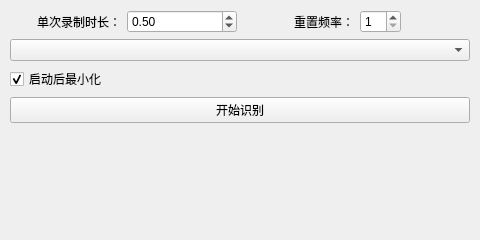
<?xml version="1.0" encoding="UTF-8"?>
<ui version="4.0">
 <class>Main</class>
 <widget class="MyWidget" name="Main">
  <property name="geometry">
   <rect>
    <x>0</x>
    <y>0</y>
    <width>480</width>
    <height>240</height>
   </rect>
  </property>
  <property name="sizePolicy">
   <sizepolicy hsizetype="Fixed" vsizetype="Fixed">
    <horstretch>0</horstretch>
    <verstretch>0</verstretch>
   </sizepolicy>
  </property>
  <property name="minimumSize">
   <size>
    <width>480</width>
    <height>240</height>
   </size>
  </property>
  <property name="contextMenuPolicy">
   <enum>Qt::NoContextMenu</enum>
  </property>
  <property name="windowTitle">
   <string>Real Time Subtitle</string>
  </property>
  <widget class="QWidget" name="gridLayoutWidget">
   <property name="geometry">
    <rect>
     <x>0</x>
     <y>0</y>
     <width>480</width>
     <height>240</height>
    </rect>
   </property>
   <layout class="QGridLayout" name="gridLayout">
    <property name="sizeConstraint">
     <enum>QLayout::SetMinAndMaxSize</enum>
    </property>
    <property name="leftMargin">
     <number>10</number>
    </property>
    <property name="topMargin">
     <number>10</number>
    </property>
    <property name="rightMargin">
     <number>10</number>
    </property>
    <property name="bottomMargin">
     <number>10</number>
    </property>
    <property name="spacing">
     <number>6</number>
    </property>
    <item row="0" column="0" alignment="Qt::AlignRight">
     <widget class="QLabel" name="per">
      <property name="text">
       <string>单次录制时长：</string>
      </property>
      <property name="textFormat">
       <enum>Qt::PlainText</enum>
      </property>
      <property name="alignment">
       <set>Qt::AlignRight|Qt::AlignTrailing|Qt::AlignVCenter</set>
      </property>
      <property name="textInteractionFlags">
       <set>Qt::NoTextInteraction</set>
      </property>
     </widget>
    </item>
    <item row="2" column="0" colspan="2">
     <widget class="QCheckBox" name="mini">
      <property name="text">
       <string>启动后最小化</string>
      </property>
      <property name="checked">
       <bool>true</bool>
      </property>
     </widget>
    </item>
    <item row="0" column="2" alignment="Qt::AlignRight">
     <widget class="QLabel" name="freq">
      <property name="text">
       <string>重置频率：</string>
      </property>
      <property name="textFormat">
       <enum>Qt::PlainText</enum>
      </property>
      <property name="alignment">
       <set>Qt::AlignRight|Qt::AlignTrailing|Qt::AlignVCenter</set>
      </property>
      <property name="textInteractionFlags">
       <set>Qt::NoTextInteraction</set>
      </property>
     </widget>
    </item>
    <item row="0" column="3" alignment="Qt::AlignLeft">
     <widget class="QSpinBox" name="freq_v">
      <property name="minimum">
       <number>1</number>
      </property>
     </widget>
    </item>
    <item row="1" column="0" colspan="4">
     <widget class="MyComboBox" name="source">
      <property name="placeholderText">
       <string>无应用正在播放</string>
      </property>
     </widget>
    </item>
    <item row="3" column="0" colspan="4">
     <widget class="QPushButton" name="start">
      <property name="text">
       <string>开始识别</string>
      </property>
     </widget>
    </item>
    <item row="0" column="1">
     <widget class="QDoubleSpinBox" name="per_v">
      <property name="decimals">
       <number>2</number>
      </property>
      <property name="minimum">
       <double>0.250000000000000</double>
      </property>
      <property name="maximum">
       <double>30.000000000000000</double>
      </property>
      <property name="singleStep">
       <double>0.250000000000000</double>
      </property>
      <property name="value">
       <double>0.500000000000000</double>
      </property>
     </widget>
    </item>
   </layout>
  </widget>
 </widget>
 <customwidgets>
  <customwidget>
   <class>MyComboBox</class>
   <extends>QComboBox</extends>
   <header>customwidget.h</header>
  </customwidget>
  <customwidget>
   <class>MyWidget</class>
   <extends>QWidget</extends>
   <header>customwidget.h</header>
   <container>1</container>
  </customwidget>
 </customwidgets>
 <resources/>
 <connections/>
</ui>
